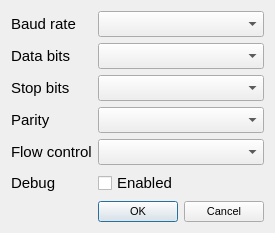
<?xml version="1.0" encoding="UTF-8"?>
<ui version="4.0">
 <class>PortSettingsDialog</class>
 <widget class="QDialog" name="PortSettingsDialog">
  <property name="geometry">
   <rect>
    <x>0</x>
    <y>0</y>
    <width>256</width>
    <height>191</height>
   </rect>
  </property>
  <property name="font">
   <font>
    <pointsize>11</pointsize>
   </font>
  </property>
  <property name="windowTitle">
   <string/>
  </property>
  <layout class="QFormLayout" name="formLayout">
   <item row="0" column="0">
    <widget class="QLabel" name="label">
     <property name="text">
      <string>Baud rate</string>
     </property>
    </widget>
   </item>
   <item row="0" column="1">
    <widget class="QComboBox" name="baudRate"/>
   </item>
   <item row="1" column="0">
    <widget class="QLabel" name="label_2">
     <property name="text">
      <string>Data bits</string>
     </property>
    </widget>
   </item>
   <item row="1" column="1">
    <widget class="QComboBox" name="dataBits"/>
   </item>
   <item row="2" column="0">
    <widget class="QLabel" name="label_3">
     <property name="text">
      <string>Stop bits</string>
     </property>
    </widget>
   </item>
   <item row="2" column="1">
    <widget class="QComboBox" name="stopBits"/>
   </item>
   <item row="3" column="0">
    <widget class="QLabel" name="label_4">
     <property name="text">
      <string>Parity</string>
     </property>
    </widget>
   </item>
   <item row="3" column="1">
    <widget class="QComboBox" name="parity"/>
   </item>
   <item row="4" column="0">
    <widget class="QLabel" name="label_5">
     <property name="text">
      <string>Flow control</string>
     </property>
    </widget>
   </item>
   <item row="4" column="1">
    <widget class="QComboBox" name="flowControl"/>
   </item>
   <item row="6" column="1">
    <widget class="QDialogButtonBox" name="buttonBox">
     <property name="font">
      <font>
       <pointsize>8</pointsize>
      </font>
     </property>
     <property name="orientation">
      <enum>Qt::Horizontal</enum>
     </property>
     <property name="standardButtons">
      <set>QDialogButtonBox::Cancel|QDialogButtonBox::Ok</set>
     </property>
    </widget>
   </item>
   <item row="5" column="0">
    <widget class="QLabel" name="label_6">
     <property name="text">
      <string>Debug</string>
     </property>
    </widget>
   </item>
   <item row="5" column="1">
    <widget class="QCheckBox" name="debug">
     <property name="text">
      <string>Enabled</string>
     </property>
    </widget>
   </item>
  </layout>
 </widget>
 <resources/>
 <connections>
  <connection>
   <sender>buttonBox</sender>
   <signal>accepted()</signal>
   <receiver>PortSettingsDialog</receiver>
   <slot>accept()</slot>
   <hints>
    <hint type="sourcelabel">
     <x>248</x>
     <y>254</y>
    </hint>
    <hint type="destinationlabel">
     <x>157</x>
     <y>274</y>
    </hint>
   </hints>
  </connection>
  <connection>
   <sender>buttonBox</sender>
   <signal>rejected()</signal>
   <receiver>PortSettingsDialog</receiver>
   <slot>reject()</slot>
   <hints>
    <hint type="sourcelabel">
     <x>316</x>
     <y>260</y>
    </hint>
    <hint type="destinationlabel">
     <x>286</x>
     <y>274</y>
    </hint>
   </hints>
  </connection>
 </connections>
</ui>
